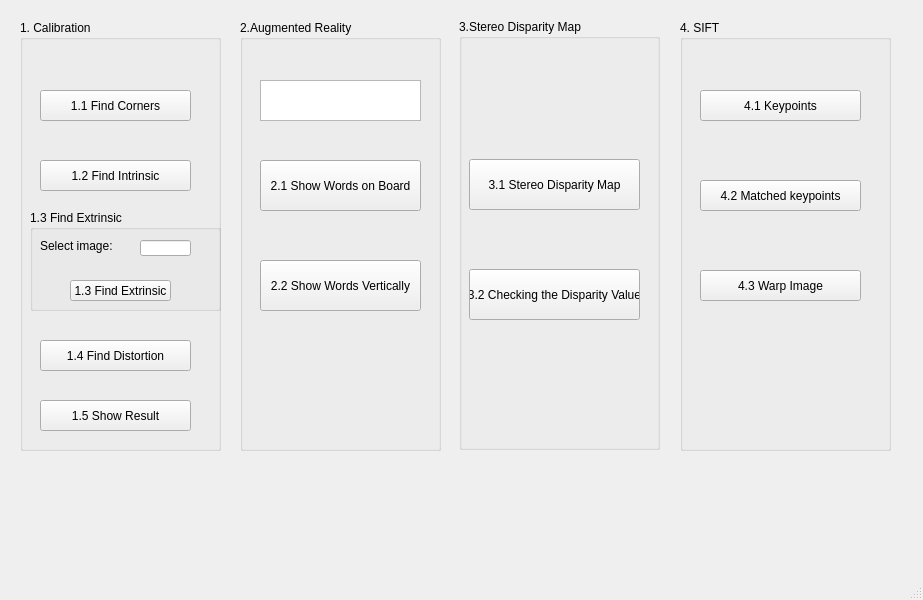
<?xml version="1.0" encoding="UTF-8"?>
<ui version="4.0">
 <class>MainWindow</class>
 <widget class="QMainWindow" name="MainWindow">
  <property name="geometry">
   <rect>
    <x>0</x>
    <y>0</y>
    <width>923</width>
    <height>600</height>
   </rect>
  </property>
  <property name="windowTitle">
   <string>MainWindow</string>
  </property>
  <widget class="QWidget" name="centralwidget">
   <widget class="QGroupBox" name="groupBox">
    <property name="geometry">
     <rect>
      <x>20</x>
      <y>20</y>
      <width>201</width>
      <height>431</height>
     </rect>
    </property>
    <property name="title">
     <string>1. Calibration</string>
    </property>
    <widget class="QPushButton" name="pushButton">
     <property name="geometry">
      <rect>
       <x>20</x>
       <y>70</y>
       <width>151</width>
       <height>31</height>
      </rect>
     </property>
     <property name="text">
      <string>1.1 Find Corners</string>
     </property>
    </widget>
    <widget class="QPushButton" name="pushButton_2">
     <property name="geometry">
      <rect>
       <x>20</x>
       <y>140</y>
       <width>151</width>
       <height>31</height>
      </rect>
     </property>
     <property name="text">
      <string>1.2 Find Intrinsic</string>
     </property>
    </widget>
    <widget class="QPushButton" name="pushButton_4">
     <property name="geometry">
      <rect>
       <x>20</x>
       <y>320</y>
       <width>151</width>
       <height>31</height>
      </rect>
     </property>
     <property name="text">
      <string>1.4 Find Distortion</string>
     </property>
    </widget>
    <widget class="QPushButton" name="pushButton_5">
     <property name="geometry">
      <rect>
       <x>20</x>
       <y>380</y>
       <width>151</width>
       <height>31</height>
      </rect>
     </property>
     <property name="text">
      <string>1.5 Show Result</string>
     </property>
    </widget>
    <widget class="QGroupBox" name="groupBox_3">
     <property name="geometry">
      <rect>
       <x>10</x>
       <y>190</y>
       <width>191</width>
       <height>101</height>
      </rect>
     </property>
     <property name="title">
      <string>1.3 Find Extrinsic</string>
     </property>
     <widget class="QPushButton" name="pushButton_3">
      <property name="geometry">
       <rect>
        <x>40</x>
        <y>70</y>
        <width>101</width>
        <height>21</height>
       </rect>
      </property>
      <property name="text">
       <string>1.3 Find Extrinsic</string>
      </property>
     </widget>
     <widget class="QLineEdit" name="lineEdit">
      <property name="geometry">
       <rect>
        <x>110</x>
        <y>30</y>
        <width>51</width>
        <height>16</height>
       </rect>
      </property>
     </widget>
     <widget class="QLabel" name="label">
      <property name="geometry">
       <rect>
        <x>10</x>
        <y>20</y>
        <width>81</width>
        <height>31</height>
       </rect>
      </property>
      <property name="text">
       <string>Select image:</string>
      </property>
     </widget>
    </widget>
   </widget>
   <widget class="QGroupBox" name="groupBox_2">
    <property name="geometry">
     <rect>
      <x>240</x>
      <y>20</y>
      <width>201</width>
      <height>431</height>
     </rect>
    </property>
    <property name="title">
     <string>2.Augmented Reality</string>
    </property>
    <widget class="QPushButton" name="pushButton_6">
     <property name="geometry">
      <rect>
       <x>20</x>
       <y>140</y>
       <width>161</width>
       <height>51</height>
      </rect>
     </property>
     <property name="text">
      <string>2.1 Show Words on Board</string>
     </property>
    </widget>
    <widget class="QPushButton" name="pushButton_7">
     <property name="geometry">
      <rect>
       <x>20</x>
       <y>240</y>
       <width>161</width>
       <height>51</height>
      </rect>
     </property>
     <property name="text">
      <string>2.2 Show Words Vertically</string>
     </property>
    </widget>
    <widget class="QTextEdit" name="textEdit">
     <property name="geometry">
      <rect>
       <x>20</x>
       <y>60</y>
       <width>161</width>
       <height>41</height>
      </rect>
     </property>
    </widget>
   </widget>
   <widget class="QGroupBox" name="groupBox_4">
    <property name="geometry">
     <rect>
      <x>459</x>
      <y>19</y>
      <width>201</width>
      <height>431</height>
     </rect>
    </property>
    <property name="title">
     <string>3.Stereo Disparity Map</string>
    </property>
    <widget class="QPushButton" name="pushButton_8">
     <property name="geometry">
      <rect>
       <x>10</x>
       <y>140</y>
       <width>171</width>
       <height>51</height>
      </rect>
     </property>
     <property name="text">
      <string>3.1 Stereo Disparity Map</string>
     </property>
    </widget>
    <widget class="QPushButton" name="pushButton_12">
     <property name="geometry">
      <rect>
       <x>10</x>
       <y>250</y>
       <width>171</width>
       <height>51</height>
      </rect>
     </property>
     <property name="text">
      <string>3.2 Checking the Disparity Value</string>
     </property>
    </widget>
   </widget>
   <widget class="QGroupBox" name="groupBox_5">
    <property name="geometry">
     <rect>
      <x>680</x>
      <y>20</y>
      <width>211</width>
      <height>431</height>
     </rect>
    </property>
    <property name="title">
     <string>4. SIFT</string>
    </property>
    <widget class="QPushButton" name="pushButton_9">
     <property name="geometry">
      <rect>
       <x>20</x>
       <y>70</y>
       <width>161</width>
       <height>31</height>
      </rect>
     </property>
     <property name="text">
      <string>4.1 Keypoints</string>
     </property>
    </widget>
    <widget class="QPushButton" name="pushButton_10">
     <property name="geometry">
      <rect>
       <x>20</x>
       <y>160</y>
       <width>161</width>
       <height>31</height>
      </rect>
     </property>
     <property name="text">
      <string>4.2 Matched keypoints</string>
     </property>
    </widget>
    <widget class="QPushButton" name="pushButton_11">
     <property name="geometry">
      <rect>
       <x>20</x>
       <y>250</y>
       <width>161</width>
       <height>31</height>
      </rect>
     </property>
     <property name="text">
      <string>4.3 Warp Image</string>
     </property>
    </widget>
   </widget>
  </widget>
  <widget class="QMenuBar" name="menubar">
   <property name="geometry">
    <rect>
     <x>0</x>
     <y>0</y>
     <width>923</width>
     <height>21</height>
    </rect>
   </property>
  </widget>
  <widget class="QStatusBar" name="statusbar"/>
 </widget>
 <resources/>
 <connections/>
</ui>
